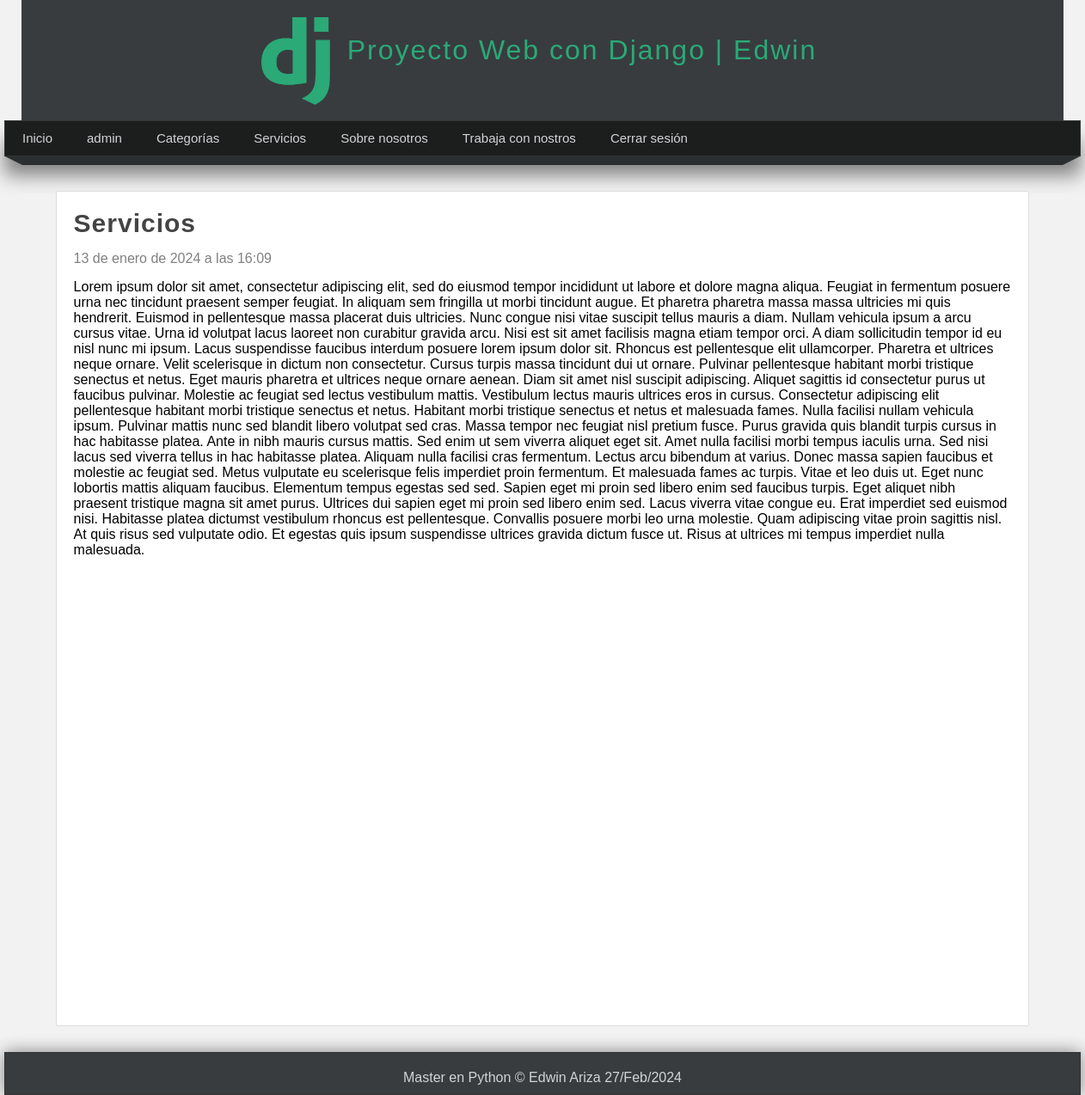
The page /pagina/servicios (signed in) on the database its author committed.
### pages/models.py (models this page shows, shortened)
class Page(models.Model):
    title = models.CharField(max_length=50, verbose_name="Titulo")
    content = RichTextField(verbose_name="Contenido")
    slug = models.CharField(unique=True, max_length=150, verbose_name="URL amigable")
    order = models.IntegerField(default=0, verbose_name="Orden")
    visible = models.BooleanField(verbose_name="¿Visible?")
    created_at = models.DateTimeField(auto_now_add=True, verbose_name="Creado el")
    updated_at = models.DateTimeField(auto_now=True, verbose_name="Modificado el")
    class Meta:
        verbose_name = "Página"
        verbose_name_plural = "Páginas"

### pages/views.py (the view)
# urls.py: path('pagina/<str:slug>', views.find_page, name="page")
@login_required(login_url='login')
def find_page(request, slug):
    page_find = Page.objects.get(slug=slug)
    return render(request, "pages/page.html", {
        "page": page_find
    })

### blog/context_processors.py (called while the page is built)
def get_categories(request):
    categories_in_use = Article.objects.filter(public=True).values_list('categories', flat=True)
    categories = Category.objects.filter(id__in=categories_in_use).values_list('id', 'name')
    return {'categories': categories, 'ids': categories_in_use}

### pages/context_processors.py (called while the page is built)
def get_pages(request):
    pages = Page.objects.filter(visible=True).order_by('order').values_list('id', 'title', 'slug')
    return {'pages': pages}

### pages/templates/pages/page.html (shortened to what this page needs)
{% extends 'layouts/layout.html' %}
{% block content %}
    <h1 class="title">{{ page.title }}</h1>
    <span class="date">{{ page.created_at }}</span>
    <p class="content">
        {{ page.content|safe }}
    </p>
{% endblock %}

### mainapp/templates/layouts/layout.html (shortened to what this page needs)
<!DOCTYPE html>
<html lang="en">
<head>
    {% load static %}
    <link rel="stylesheet" type="text/css" href="{% static 'css/styles.css' %}">
</head>
<body>
<header>
    <div id="logotipo">
        <img src="{% static 'images/logo.png' %}">
        <h1>Proyecto Web con Django | Edwin</h1>
    </div>
</header>
<nav>
    <ul>
        <li>
            <a href="{% url 'index' %}">Inicio</a>
        </li>
        {% if user.email %}
            <li>
                <a href="/admin/">admin</a>
            </li>
            <li>
                <a href="{% url 'list_articles' %}">Categorías</a>
            </li>
            {% for page in pages %}
                <li>
                    <a href="{% url 'page' page.2 %}">{{ page.1 }}</a>
                </li>
            {% endfor %}
            <li>
                <a href="{% url 'logout' %}">Cerrar sesión</a>
            </li>
        {% endif %}
    </ul>
</nav>
<div class="barra">
    <span class="esquina-izquierda"></span>
    <span class="relleno-barra"></span>
    <span class="esquina-derecha"></span>
</div>
<div id="content">
    <div class="box">
        {% block content %}{% endblock %}
    </div>
</div>
<footer>
    Master en Python &copy Edwin Ariza {% now "d/M/Y" %}
</footer>
</body>
</html>

### mainapp/static/css/styles.css (style rules this page uses)
* { margin: 0; padding: 0; font-family: sans-serif, Arial, Helvetica; text-decoration: none; }
body { background-color: #F2F2F2; }
header { width: 1212px; height: 140px; background-color: #383c3f; margin: 0 auto; }
#logotipo { width: 54%; height: 140px; margin: 0 auto; }
#logotipo img { display: block; float: left; width: 80px; margin-top: 20px; }
#logotipo h1 { display: block; float: left; margin-top: 40px; margin-left: 20px; letter-spacing: 2px; font-weight: lighter; color: #2ba977 }
nav { width: 1250px; height: 40px; background-color: #1b1e1d; border: 1px solid #333333; box-shadow: 0 22px 22px gray; font-size: 15px; margin: 0 auto; }
nav > ul { list-style: none; text-decoration: none; }
nav > ul > li { line-height: 40px; float: left; }
nav > ul > li > a { display: block; padding-left: 20px; padding-right: 20px; color: #d1d4d6; }
.barra { width: 1250px; margin: 0 auto; }
.esquina-izquierda { display: block; border-left: 20px solid transparent; border-top: 10px solid #2b2f30; float: left; }
.esquina-derecha { display: block; border-right: 20px solid transparent; border-top: 10px solid #2b2f30; float: right; }
.relleno-barra { display: block; width: 1210px; background-color: #2b2f30; height: 10px; float: left; }
#content { width: 1212px; min-height: 930px; margin: 40px auto 30px; }
.box { background-color: white; width: 90%; min-height: 930px; padding: 20px; border: 1px solid #ddd; margin: 0 auto; border-radius: 2px; }
.title { color: #444; letter-spacing: 1px; font-size: 30px; margin-bottom: 10px; }
footer { width: 1250px; background-color: #383c3f; border: 1px solid #333; color: #d1d4d6; margin: 0 auto; text-align: center; padding-top: 20px; padding-bottom: 10px; box-shadow: 0 0 20px gray; }
.date { display: block; margin-top: 15px; margin-bottom: 15px; color: gray; }
.content { line-height: 25px; }

### rows shown on the page
Page: title "Servicios", created_at "13 de enero de 2024 a las 16:09", content "Lorem ipsum dolor sit amet, consectetur adipiscing elit, sed do eiusmod tempor incididunt ut labore et dolore magna aliqua. Feugiat in fermentum posuere urna nec tincidunt praesent semper feugiat. In aliquam sem fringilla ut morbi tincidunt augue. Et pharetra pharetra massa massa ultricies mi quis hendrerit. Euismod in pellentesque massa placerat duis ultricies. Nunc congue nisi vitae suscipit tellus mauris a diam. Nullam vehicula ipsum a arcu cursus vitae. Urna id volutpat lacus laoreet non curabitur gravida arcu. Nisi est sit amet facilisis magna etiam tempor orci. A diam sollicitudin tempor id eu nisl nunc mi ipsum. Lacus suspendisse faucibus interdum posuere lorem ipsum dolor sit.…"
Page: title "Sobre nosotros"
Page: title "Trabaja con nostros"
